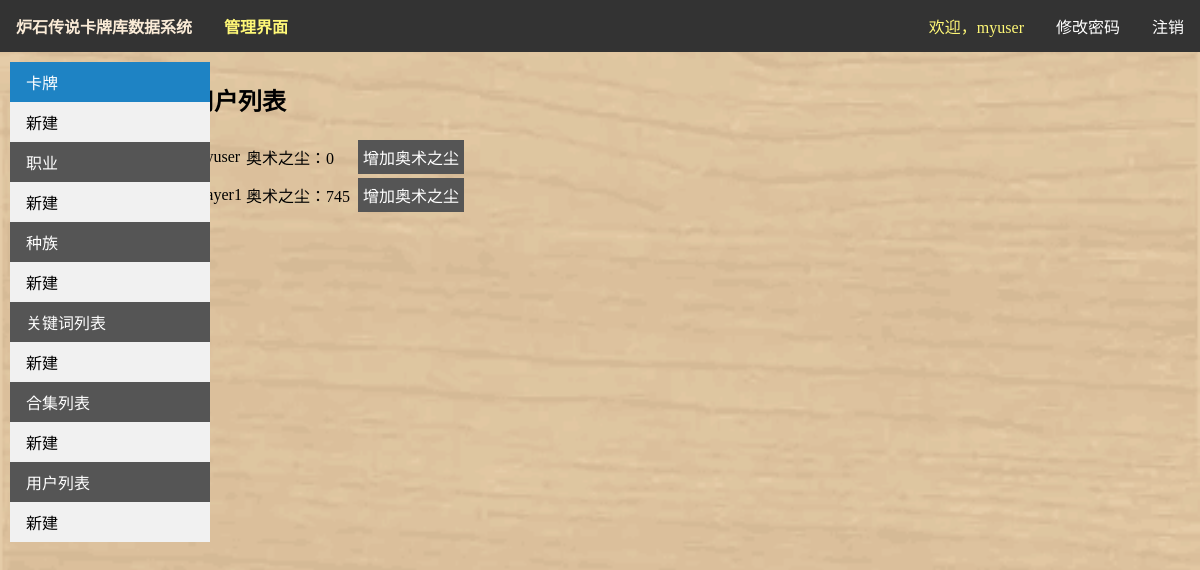
Before: /manage/user_list (signed in) with the older database file.
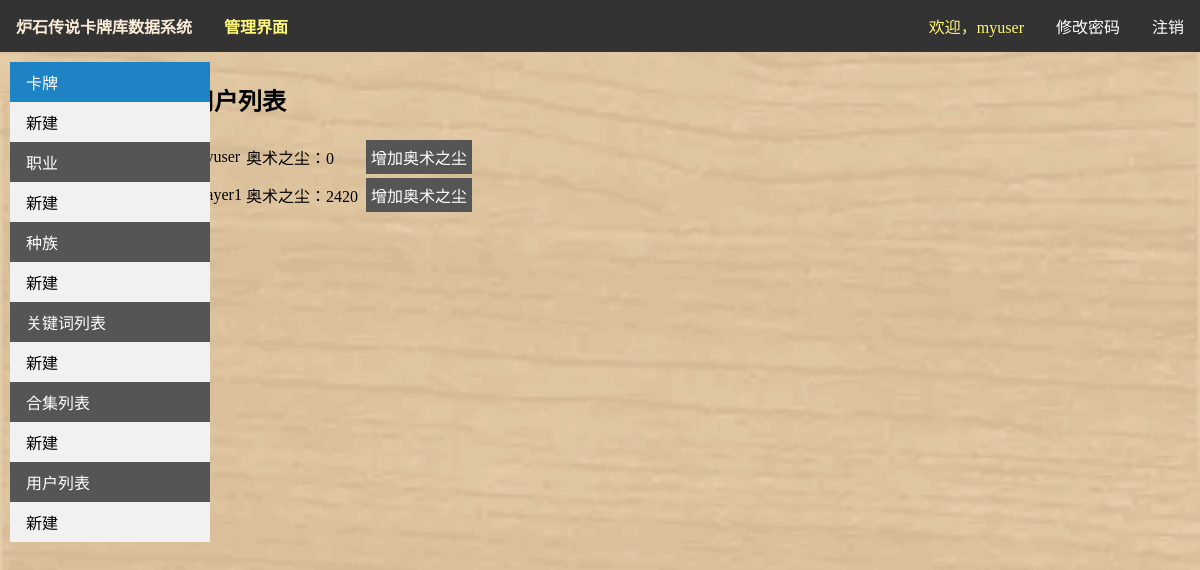
After: the same page with the newer database file.
### Hs/models.py (models this page shows, shortened)
class User(AbstractUser):
    class Meta(AbstractUser.Meta):
        verbose_name = '用户信息'
        verbose_name_plural = verbose_name
    gold = models.BigIntegerField('金币', default=0)
    arc_dust = models.BigIntegerField('奥术之尘', default=0)
    collections = models.ManyToManyField(Card, through='UserCard')

### Hs/views.py (the view)
# urls.py: path('manage/user_list', views.user_list, name='user_list'),
def user_list(request):
    us_list = select.user_all()
    return render(request, 'Hs/user_list.html', context={
        'us_list': us_list
    })

### Hs/process/select.py (called while the page is built)
def select_all(ObjectClass):
    _object_list = ObjectClass.objects.all()
    return _object_list

def user_all():
    return select_all(User)

### templates/Hs/user_list.html (shortened to what this page needs)
{% load static %}
<!DOCTYPE html>
<html lang="en">
<head>
    <link href="{% static 'CSS/manage.css' %}" type="text/css" rel="stylesheet">
</head>
<body>
<ul class="nav_hor">
    <li class="head"><a class="logo" href="{% url 'Hs:index' %}"><b>炉石传说卡牌库数据系统</b></a></li>
    <li class="head"><b>管理界面</b></li>
    {% if user.is_authenticated %}
        <li><a href="{% url 'logout' %}?next={{ request.path }}">注销</a></li>
        <li><a href="{% url 'password_change' %}?next={{ request.path }}">修改密码</a></li>
        <li class="txt">欢迎，{{ user.username }}</li>
    {% else %}
        <li><a href="{% url 'login' %}?next={{ request.path }}">登录</a></li>
        <li><a href="{% url 'Hs:register' %}">注册</a></li>
    {% endif %}
</ul>
{% if user.is_staff %}
    <div class="row">
        <div class="column side">
            <ul class="nav_vert">
                <li><a class="main active" href="{% url 'Hs:manage' %}">卡牌</a><a class="add"
                                                                                 href="{% url 'Hs:card_create' %}">
                    新建</a>
                </li>
                <li><a class="main" href="{% url 'Hs:summonerclass_list' %}">职业</a><a class="add"
                                                                                      href="{% url 'Hs:summonerclass_add' %}">
                    新建</a></li>
                <li><a class="main" href="{% url 'Hs:raceclass_list' %}">种族</a><a class="add"
                                                                                  href="{% url 'Hs:raceclass_add' %}">
                    新建</a></li>
                <li><a class="main" href="{% url 'Hs:keyword_list' %}">关键词列表</a><a class="add"
                                                                                   href="{% url 'Hs:keyword_add' %}">
                    新建</a>
                </li>
                <li><a class="main" href="{% url 'Hs:setclass_list' %}">合集列表</a><a class="add"
                                                                                   href="{% url 'Hs:setclass_add' %}">
                    新建</a></li>
                <li><a class="main" href="{% url 'Hs:user_list' %}">用户列表</a><a class="add"
                                                                               href="{% url 'Hs:user_add' %}">
                    新建</a></li>
            </ul>
        </div>
        <div class="column body">
            <h2>
                <th>用户列表</th>
            </h2>
            <table>
                <tbody>
                {% for us in us_list %}
                    <tr>
                        <td>{{ us.username }} </td>
                        <td>奥术之尘：{{ us.arc_dust }}</td>
                        <td>
                        <td class="text-center">
                            <a class="btn btn-info btn-sm" href="{% url 'Hs:user_add' %}?id={{ us.id }}">增加奥术之尘
                            </a>
                        </td>
                        </td>
                    </tr>
                {% endfor %}
                </tbody>
            </table>
        </div>
    </div>
{% else %}
    <h2>您应该先登录以使用我的收藏功能</h2>
{% endif %}
</body>
</html>

Changed rows visible on the page:
changed User "Player1": arc_dust "745" → "2420"
